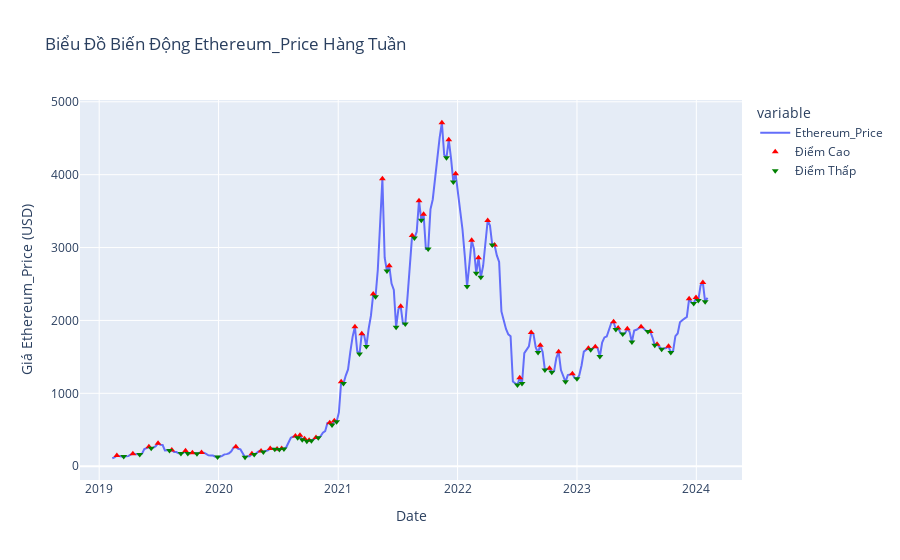

Notebook code cell kept with this figure:
### Code cell
weekly_price('Ethereum_Price')
